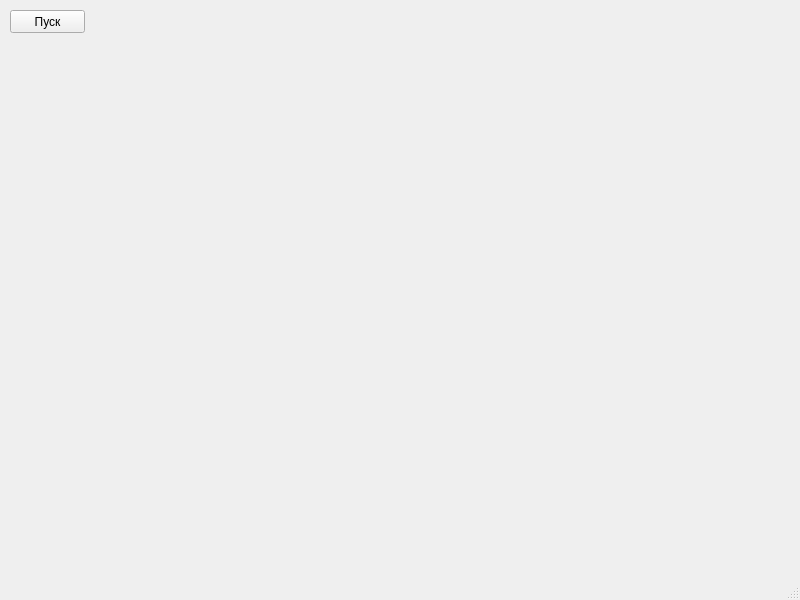
<?xml version="1.0" encoding="UTF-8"?>
<ui version="4.0">
 <class>PushButton</class>
 <widget class="QMainWindow" name="PushButton">
  <property name="geometry">
   <rect>
    <x>0</x>
    <y>0</y>
    <width>800</width>
    <height>600</height>
   </rect>
  </property>
  <property name="windowTitle">
   <string>MainWindow</string>
  </property>
  <widget class="QWidget" name="centralwidget">
   <widget class="QPushButton" name="pushButton">
    <property name="geometry">
     <rect>
      <x>10</x>
      <y>10</y>
      <width>75</width>
      <height>23</height>
     </rect>
    </property>
    <property name="text">
     <string>Пуск</string>
    </property>
   </widget>
  </widget>
  <widget class="QMenuBar" name="menubar">
   <property name="geometry">
    <rect>
     <x>0</x>
     <y>0</y>
     <width>800</width>
     <height>21</height>
    </rect>
   </property>
  </widget>
  <widget class="QStatusBar" name="statusbar"/>
 </widget>
 <resources/>
 <connections/>
</ui>
